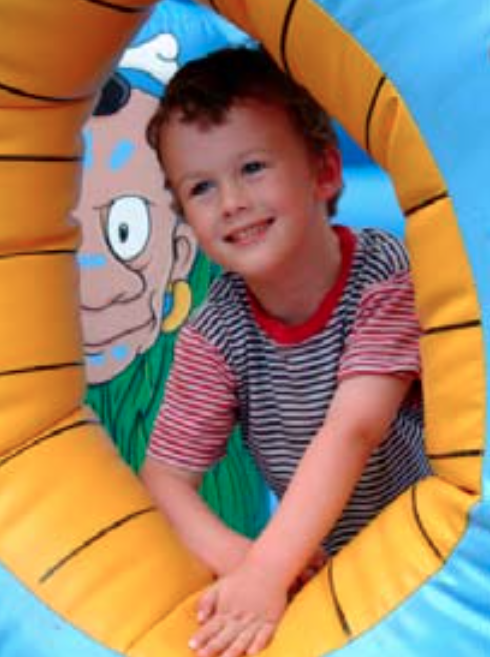
%> input picture code/ImageProcessing/task3/imgs/boy.png, 490 x 657 px, given in place of watershedImg.png, which was not available
$ octave t25_runWatershed.m   (GNU Octave 9; MATLAB toolbox functions it lacks are replaced by stand-ins)
%> lines starting %> are read from the running program, lines starting %| are printed output that depends on the picture; in (x1, y1, x2, y2) boxes, pixels count from 0 and x2, y2 are one past the last pixel; in counts of white or black regions, pixels touching at a corner belong together; the program's own positions count from 1; pictures that were not available may be replaced by others from this repository, and a replacement may not be noted
clear all; close all; clc;

%% Transformada de Watershed I
img = imread('imgs/watershedImg.png');
%> img is the input picture: size 657x490x3 uint8; mean R, G, B 157.4, 129.5, 103.9
imshow(img,'InitialMagnification','fit')
title('Imagem original')

D = bwdist(~img);
figure, imshow(D,[],'InitialMagnification','fit')
title('Transformada da distancia na imagem binaria')
imwrite(mat2gray(D), 'imgsOut/watershedD_I.png')

D = -D;
D(~img) = -Inf;
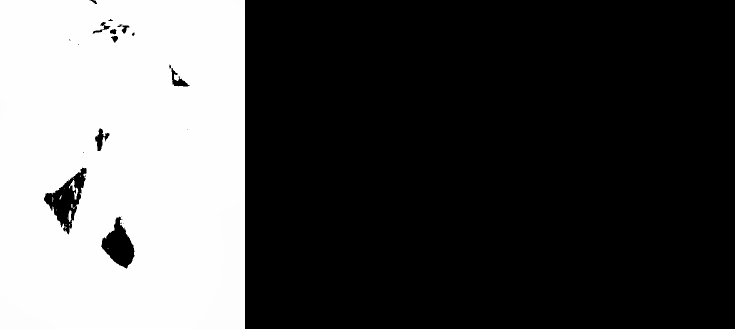
%> D: size 657x1470 single (shown at 1/2 size); 1.54% of the values are NaN or infinite; the others: min -45254.8, max -1, mean -30436.3; drawn with min black, max white, NaN and infinite black

L = watershed(D);
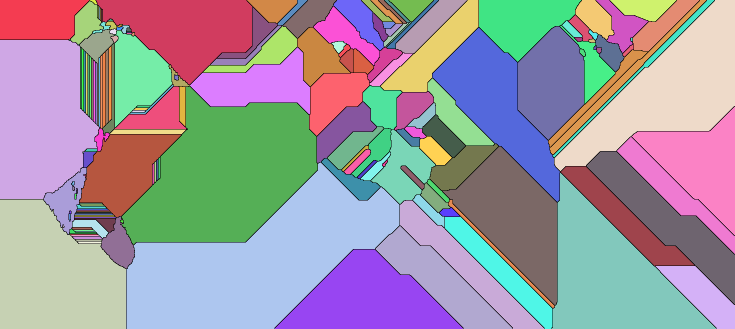
%> L: size 657x1470 uint8 (shown at 1/2 size); 188 distinct labels, from 0 to 187; one colour per label, 0 black
figure, imshow(L == 0,'InitialMagnification','fit')
%> after `imshow(L == 0,'InitialMagnification','fit')`:
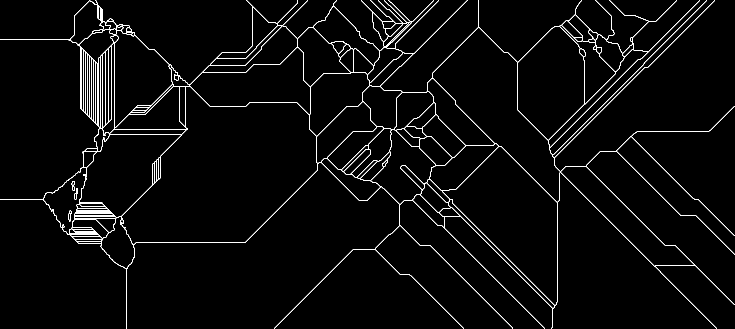
%> displayed picture: size 657x1470 logical (shown at 1/2 size); 2.9% white in thin lines or dots
title('Fronteira do Watershed')
imwrite(L == 0, 'imgsOut/watershedFronteira_I.png')

rgb = label2rgb(L,'lines');
figure, imshow(rgb,'InitialMagnification','fit')
title('Transformada de Watershed em D')
imwrite(rgb, 'imgsOut/watershedImgSeg_I.png')


%% Transformada de Watershed II
imgIn = imread('imgs/cork.png');
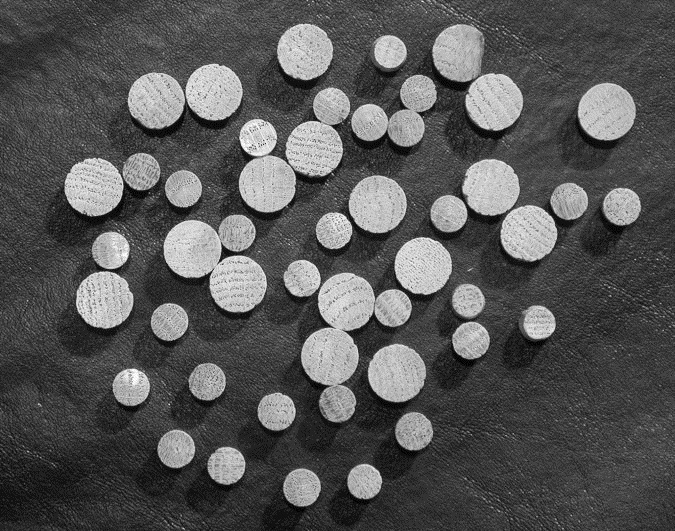
%> input picture code/ImageProcessing/task3/imgs/cork.png, 675 x 531 px
%> imgIn is the input picture: size 531x675x3 uint8; min 0, max 255, mean 86.4
figure, imshow(imgIn)
title('Imagem original')

imgIn = im2bw(imgIn, graythresh(imgIn));
%> imgIn: size 531x675 logical; 21.9% white; 512 white regions (474 under 20 px), largest, box (x1, y1, x2, y2) and area: (301, 273, 412, 422) 7163, (239, 87, 350, 212) 7109, (163, 215, 267, 312) 6183
imgIn = imfill(imgIn, 'holes');
%> imgIn: size 531x675 logical; 22.1% white; 512 white regions (474 under 20 px), largest, box (x1, y1, x2, y2) and area: (301, 273, 412, 422) 7301, (239, 87, 350, 212) 7202, (163, 215, 267, 312) 6243
imgBW = medfilt2(imgIn,[5 5]);
%> imgBW: size 531x675 logical; 21.9% white; 35 white regions, largest, box (x1, y1, x2, y2) and area: (301, 273, 412, 422) 7328, (239, 87, 350, 212) 7234, (164, 215, 267, 312) 6252

imgCbw = ~imgBW;
figure, imshow(imgCbw)
title('Complemento da imagem binaria')
imwrite(imgCbw, 'imgsOut/watershedBW_cork.png')

D = bwdist(imgCbw);
%> D: size 531x675 single
figure, imshow(D, [])
title('Transformada da distancia na imagem binaria')
imwrite(mat2gray(D),'imgsOut/watershedD_cork.png')

L = watershed(-D);
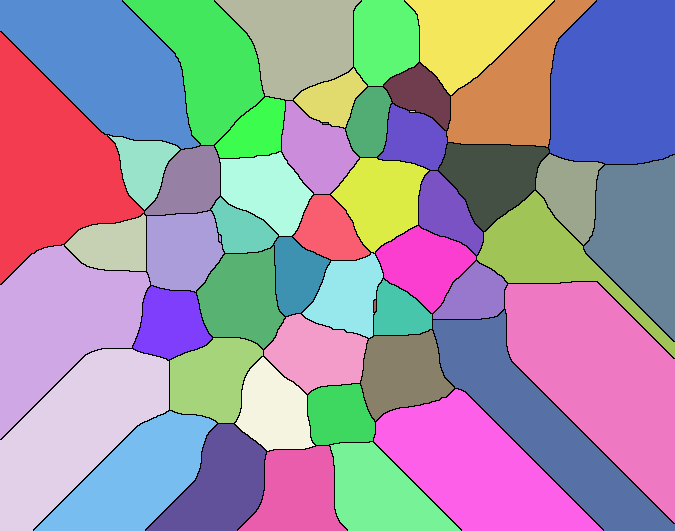
%> L: size 531x675 uint8; 53 distinct labels, from 0 to 52; one colour per label, 0 black
w = L == 0;
%> w: size 531x675 logical; 2.5% white in thin lines or dots
figure, imshow(w)
title('Fronteira do Watershed')
imwrite(w, 'imgsOut/watershedFronteira_cork.png')

imgSeg = imgBW & ~w;
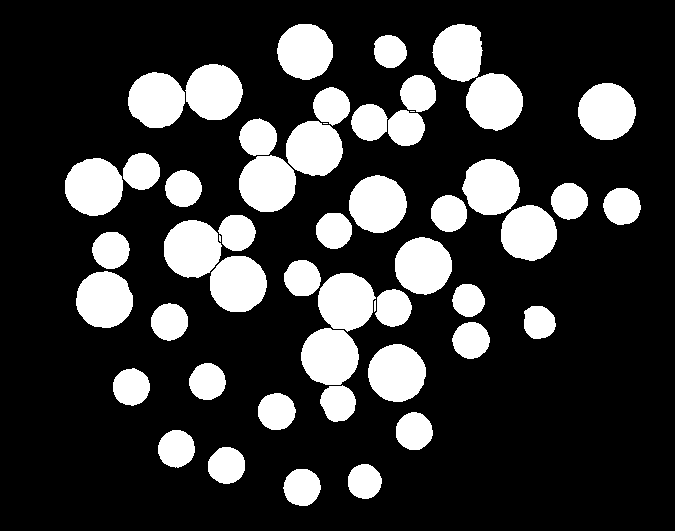
%> imgSeg: size 531x675 logical; 21.9% white; 52 white regions (3 under 20 px), largest, box (x1, y1, x2, y2) and area: (65, 158, 123, 216) 2645, (368, 344, 426, 402) 2609, (164, 220, 222, 278) 2607
figure, imshow(imgSeg), colormap('lines')
title('Imagem segmentada com Watershed')
imwrite(imgSeg, lines, 'imgsOut/watershedImgSeg_cork.png')
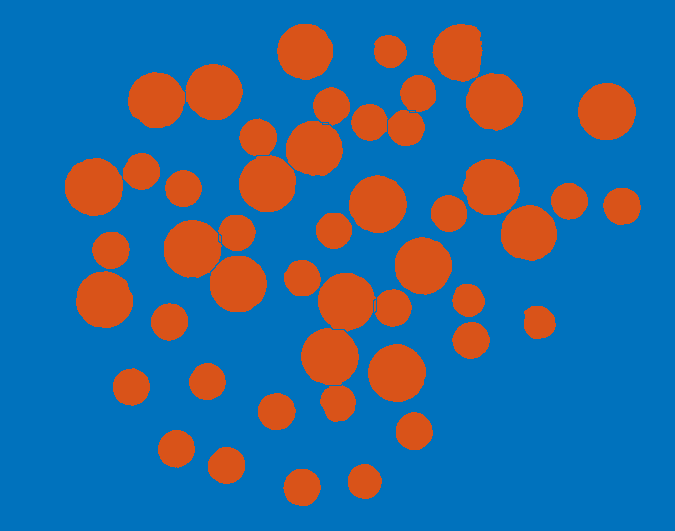
%> saved as watershedImgSeg_cork.png: size 531x675x3 uint8; mean R, G, B 47.4, 107.2, 153.1
